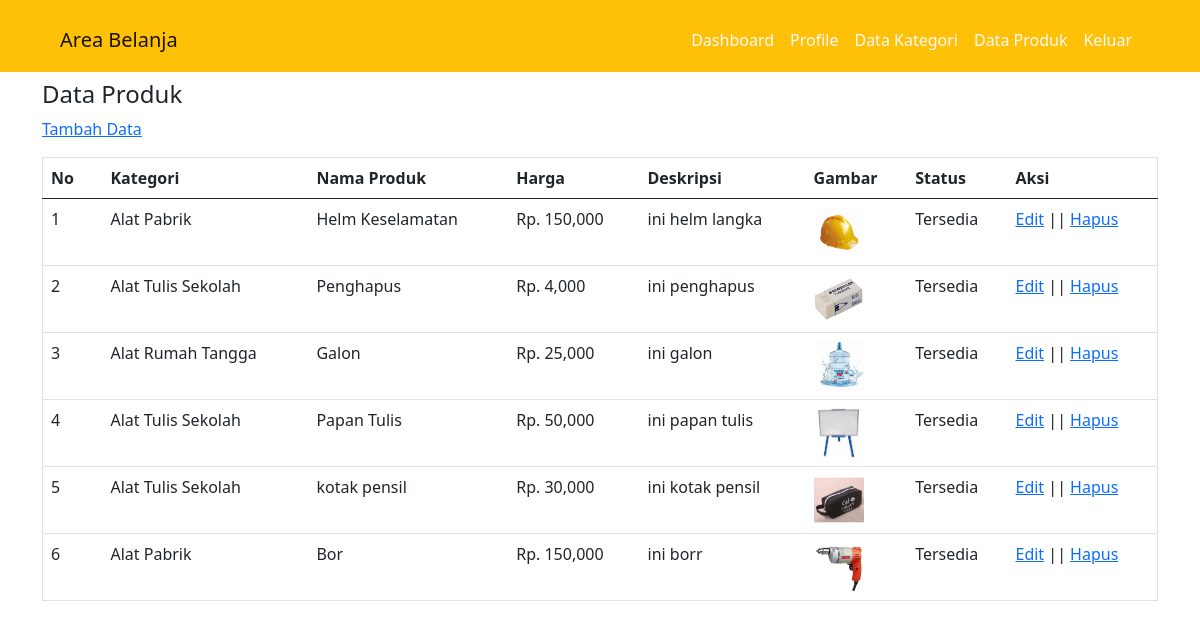
Page /UAP_WEB/Admin_UAP/data_produk.php on the committed database.
### tables this page shows
CREATE TABLE `tb_produk` (
  `id_produk` int(11) NOT NULL,
  `id_kategori` int(11) NOT NULL,
  `nama_produk` varchar(30) NOT NULL,
  `harga_produk` int(11) NOT NULL,
  `deskripsi_produk` text NOT NULL,
  `gambar_produk` varchar(50) NOT NULL,
  `status_produk` tinyint(1) NOT NULL,
  `data_created` timestamp NOT NULL DEFAULT current_timestamp()
);

CREATE TABLE `tb_kategori` (
  `id_kategori` int(11) NOT NULL,
  `nama_kategori` varchar(30) NOT NULL
);

### UAP_WEB/Admin_UAP/data_produk.php (the view, shortened to what this page needs)
<?php
    include 'koneksi.php';
?>
<!doctype html>
<html lang="en">
  <head>
    <link href="https://cdn.jsdelivr.net/npm/bootstrap@5.0.2/dist/css/bootstrap.min.css" rel="stylesheet">
  </head>
  <body>
      <nav class="navbar navbar-expand-lg navbar-light bg-warning">
        <div class="container-fluid">
            <h1><a class="navbar-brand ms-5 " href="#">Area Belanja</a></h1>
            <div class="collapse navbar-collapse" id="navbarSupportedContent">
                <ul class="navbar-nav ms-auto mb-2 mb-lg-0 mt-2">
                    <li class="nav-item">
                        <a class="nav-link active text-light" aria-current="page" href="#">Dashboard</a>
                    </li>
                    <li class="nav-item">
                        <a class="nav-link active text-light" aria-current="page" href="profile.php">Profile</a>
                    </li>
                    <li class="nav-item">
                        <a class="nav-link active text-light" aria-current="page" href="kategori.php">Data Kategori</a>
                    </li>
                    <li class="nav-item">
                        <a class="nav-link active text-light" aria-current="page" href="data_produk.php">Data Produk</a>
                    </li>
                    <li class="nav-item me-5">
                        <a class="nav-link active text-light" aria-current="page" href="keluar.php">Keluar</a>
                    </li>
                </ul>
            </div>
        </div>
       </nav>
       <div class="section">
        <div class="container">
                <h4 class="mt-2">Data Produk</h4>
                <div class="box">
                    <p><a href="tambah-produk.php">Tambah Data </a></p>
                    <table border="1" cellspacing="0" class="table">
                        <thead>
                            <tr>
                                <th width="60px">No</th>
                                <th>Kategori</th>
                                <th>Nama Produk</th>
                                <th>Harga</th>
                                <th>Deskripsi</th>
                                <th>Gambar</th>
                                <th>Status</th>
                                <th width="150px">Aksi</th>
                            </tr>
                        </thead>
                    <tbody>
                        <?php
                            $no = 1;
                            $data_produk = mysqli_query($koneksi, "SELECT * FROM tb_produk LEFT JOIN tb_kategori USING (id_kategori)ORDER BY id_produk desc");
                            if(mysqli_num_rows($data_produk)){
                            while($row = mysqli_fetch_array($data_produk)){
                        ?>
                        <tr>
                            <td><?php echo $no++ ?></td>
                            <td><?php echo $row['nama_kategori']?></td>
                            <td><?php echo $row['nama_produk']?></td>
                            <td>Rp. <?php echo number_format($row['harga_produk'])?></td>
                            <td><?php echo $row['deskripsi_produk']?></td>
                            <td> <a href="produk/<?php echo $row['gambar_produk']?>" target="_blank"><img src="produk/<?php echo $row['gambar_produk']?>" width="50px" ></a></td>
                            <td><?php echo ($row['status_produk']==0)? 'Tidak Tersedia':'Tersedia'; ?></td>
                            <td>
                                <a href="edit-produk.php?id=<?php echo $row['id_produk'] ?>">Edit</a> || <a href="proses-hapus.php?idp=<?php echo $row['id_produk'] ?>" onclick="return confirm('Apakah Anda yakin ingin menghapus?')">Hapus</a>
                            </td>
                        </tr>
                        <?php }}else{ ?>
                            <tr>
                                <td colspan="8">Tidak ada data</td>
                            </tr>
                        <?php } ?>
                    </tbody>
                    </table>
                </div>
        </div>
    </div>
  </body>
</html>

### rows in the picture
tb_produk: id_kategori.nama_kategori "Alat Pabrik", nama_produk "Helm Keselamatan", harga_produk "150,000", deskripsi_produk "ini helm langka", gambar_produk (picture), status_produk "Tersedia"
tb_produk: id_kategori.nama_kategori "Alat Tulis Sekolah", nama_produk "Penghapus", harga_produk "4,000", deskripsi_produk "ini penghapus", gambar_produk (picture), status_produk "Tersedia"
tb_produk: id_kategori.nama_kategori "Alat Rumah Tangga", nama_produk "Galon", harga_produk "25,000", deskripsi_produk "ini galon", gambar_produk (picture), status_produk "Tersedia"
tb_produk: id_kategori.nama_kategori "Alat Tulis Sekolah", nama_produk "Papan Tulis", harga_produk "50,000", deskripsi_produk "ini papan tulis", gambar_produk (picture), status_produk "Tersedia"
tb_produk: id_kategori.nama_kategori "Alat Tulis Sekolah", nama_produk "kotak pensil", harga_produk "30,000", deskripsi_produk "ini kotak pensil", gambar_produk (picture), status_produk "Tersedia"
tb_produk: id_kategori.nama_kategori "Alat Pabrik", nama_produk "Bor", harga_produk "150,000", deskripsi_produk "ini borr", gambar_produk (picture), status_produk "Tersedia"
